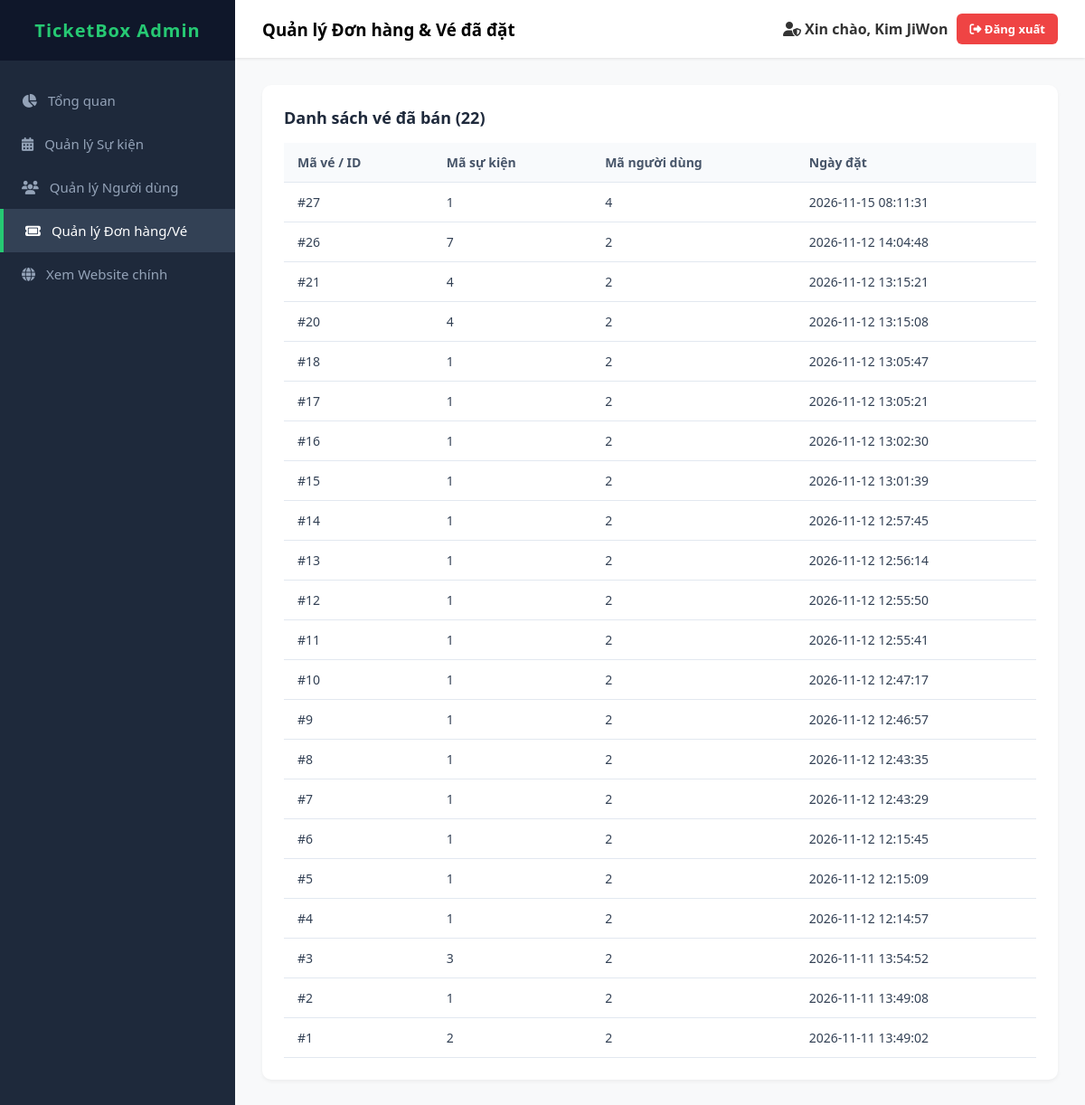
The app's page /admin/orders.php (signed in) with its own data.
### tables this page shows
CREATE TABLE IF NOT EXISTS `ve` (
  `id` int(11) NOT NULL AUTO_INCREMENT,
  `ma_ve` varchar(100) NOT NULL,
  `su_kien_id` int(11) NOT NULL,
  `nguoi_dung_id` int(11) NOT NULL,
  `loai_ve` varchar(100) NOT NULL DEFAULT 'Vé Tiêu Chuẩn',
  `gia_ve` varchar(50) NOT NULL DEFAULT '0 đ',
  `trang_thai` varchar(50) NOT NULL DEFAULT 'thanh-cong',
  `ngay_dat` timestamp NOT NULL DEFAULT current_timestamp(),
  PRIMARY KEY (`id`),
  UNIQUE KEY `ma_ve` (`ma_ve`),
  KEY `fk_ve_sukien` (`su_kien_id`),
  KEY `fk_ve_nguoidung` (`nguoi_dung_id`),
  CONSTRAINT `fk_ve_nguoidung` FOREIGN KEY (`nguoi_dung_id`) REFERENCES `nguoidung` (`id`) ON DELETE CASCADE,
  CONSTRAINT `fk_ve_sukien` FOREIGN KEY (`su_kien_id`) REFERENCES `sukien` (`id`) ON DELETE CASCADE
);

### admin/orders.php (the view, shortened to what this page needs)
<?php
require_once __DIR__ . '/../config/database.php';
try {
    $stmt = $pdo->query("SELECT * FROM ve ORDER BY id DESC");
    $orders = $stmt->fetchAll(PDO::FETCH_ASSOC);
} catch (PDOException $e) {
    $orders = [];
}
?>
<!DOCTYPE html>
<html lang="vi">
<head>
    <link rel="stylesheet" href="https://cdnjs.cloudflare.com/ajax/libs/font-awesome/6.4.0/css/all.min.css">
    <link rel="stylesheet" href="../assets/css/admin.css">
</head>
<body>
    <div class="admin-sidebar" id="adminSidebar">
        <div class="sidebar-brand">TicketBox Admin</div>
        <ul class="sidebar-menu">
            <li><a href="index.php"><i class="fa-solid fa-chart-pie"></i> Tổng quan</a></li>
            <li><a href="events.php"><i class="fa-solid fa-calendar-days"></i> Quản lý Sự kiện</a></li>
            <li><a href="users.php"><i class="fa-solid fa-users"></i> Quản lý Người dùng</a></li>
            <li class="active"><a href="orders.php"><i class="fa-solid fa-ticket"></i> Quản lý Đơn hàng/Vé</a></li>
            <li><a href="../pages/home.php" target="_blank"><i class="fa-solid fa-globe"></i> Xem Website chính</a></li>
        </ul>
    </div>
    <div class="admin-main">
        <header class="admin-header">
            <div class="header-left">
                <h3>Quản lý Đơn hàng & Vé đã đặt</h3>
            </div>
            <div class="admin-user-info">
                <span><i class="fa-solid fa-user-shield"></i> Xin chào, <?php echo htmlspecialchars($_SESSION['admin']['ho_ten']); ?></span>
                <a href="logout.php" class="btn-logout"><i class="fa-solid fa-right-from-bracket"></i> Đăng xuất</a>
            </div>
        </header>
        <div class="admin-content">
            <div class="card-table">
                <h3>Danh sách vé đã bán (<?php echo count($orders); ?>)</h3>
                <table class="table-orders">
                    <thead>
                        <tr>
                            <th>Mã vé / ID</th>
                            <th>Mã sự kiện</th>
                            <th>Mã người dùng</th>
                            <th>Ngày đặt</th>
                        </tr>
                    </thead>
                    <tbody>
                        <?php if (count($orders) > 0): ?>
                            <?php foreach ($orders as $ord): ?>
                                <tr>
                                    <td>#<?php echo $ord['id']; ?></td>
                                    <td><?php echo htmlspecialchars($ord['su_kien_id'] ?? $ord['event_id'] ?? 'N/A'); ?></td>
                                    <td><?php echo htmlspecialchars($ord['nguoi_dung_id'] ?? $ord['user_id'] ?? 'N/A'); ?></td>
                                    <td><?php echo htmlspecialchars($ord['ngay_dat'] ?? $ord['created_at'] ?? 'N/A'); ?></td>
                                </tr>
                            <?php endforeach; ?>
                        <?php else: ?>
                            <tr>
                                <td colspan="4" class="empty-row">Chưa có đơn đặt vé nào trong hệ thống.</td>
                            </tr>
                        <?php endif; ?>
                    </tbody>
                </table>
            </div>
        </div>
    </div>
</body>
</html>

### assets/css/admin.css (style rules this page uses)
:root { --sidebar-width: 260px; --primary-color: #26c973; --bg-color: #f8f9fa; }
* { box-sizing: border-box; margin: 0; padding: 0; font-family: 'Segoe UI', Tahoma, Geneva, Verdana, sans-serif; }
body { display: flex; background: var(--bg-color); min-height: 100vh; }
.admin-sidebar { width: var(--sidebar-width); background: #1e293b; color: #fff; display: flex; flex-direction: column; position: fixed; height: 100%; z-index: 1000; transition: transform 0.3s ease; }
.sidebar-brand { padding: 20px; font-size: 20px; font-weight: bold; background: #0f172a; color: var(--primary-color); text-align: center; letter-spacing: 1px; }
.sidebar-menu { list-style: none; padding: 20px 0; flex: 1; }
.sidebar-menu li a { display: flex; align-items: center; gap: 12px; padding: 14px 24px; color: #94a3b8; text-decoration: none; font-size: 15px; transition: 0.2s; }
.sidebar-menu li.active a, .sidebar-menu li a:hover { background: #334155; color: #fff; border-left: 4px solid var(--primary-color); }
.admin-main { margin-left: var(--sidebar-width); flex: 1; display: flex; flex-direction: column; min-width: 0; }
.admin-header { background: #fff; padding: 15px 30px; display: flex; justify-content: space-between; align-items: center; box-shadow: 0 1px 3px rgba(0, 0, 0, 0.1); gap: 12px; }
.header-left { display: flex; align-items: center; gap: 12px; }
.admin-user-info { display: flex; align-items: center; gap: 10px; font-weight: 600; color: #333; flex-wrap: wrap; }
.btn-logout { background: #ef4444; color: #fff; border: none; padding: 8px 14px; border-radius: 6px; cursor: pointer; text-decoration: none; font-size: 13px; white-space: nowrap; }
.admin-content { padding: 30px; display: flex; flex-direction: column; gap: 24px; }
.card-table { background: #fff; border-radius: 10px; padding: 24px; box-shadow: 0 2px 4px rgba(0, 0, 0, 0.05); width: 100%; overflow-x: auto; -webkit-overflow-scrolling: touch; }
.card-table h3 { color: #1e293b; margin-bottom: 16px; font-size: 18px; display: flex; align-items: center; gap: 8px; }
table { width: 100%; border-collapse: collapse; margin-top: 10px; }
th, td { padding: 12px 15px; text-align: left; border-bottom: 1px solid #e2e8f0; font-size: 14px; color: #334155; }
th { background: #f8fafc; font-weight: 600; color: #475569; }

### records on screen
ve: id "27", su_kien "1", nguoi_dung "4", ngay_dat "2026-11-15 08:11:31"
ve: id "26", su_kien "7", nguoi_dung "2", ngay_dat "2026-11-12 14:04:48"
ve: id "21", su_kien "4", nguoi_dung "2", ngay_dat "2026-11-12 13:15:21"
ve: id "20", su_kien "4", nguoi_dung "2", ngay_dat "2026-11-12 13:15:08"
ve: id "18", su_kien "1", nguoi_dung "2", ngay_dat "2026-11-12 13:05:47"
ve: id "17", su_kien "1", nguoi_dung "2", ngay_dat "2026-11-12 13:05:21"
ve: id "16", su_kien "1", nguoi_dung "2", ngay_dat "2026-11-12 13:02:30"
ve: id "15", su_kien "1", nguoi_dung "2", ngay_dat "2026-11-12 13:01:39"
ve: id "14", su_kien "1", nguoi_dung "2", ngay_dat "2026-11-12 12:57:45"
ve: id "13", su_kien "1", nguoi_dung "2", ngay_dat "2026-11-12 12:56:14"
ve: id "12", su_kien "1", nguoi_dung "2", ngay_dat "2026-11-12 12:55:50"
ve: id "11", su_kien "1", nguoi_dung "2", ngay_dat "2026-11-12 12:55:41"
ve: id "10", su_kien "1", nguoi_dung "2", ngay_dat "2026-11-12 12:47:17"
ve: id "9", su_kien "1", nguoi_dung "2", ngay_dat "2026-11-12 12:46:57"
ve: id "8", su_kien "1", nguoi_dung "2", ngay_dat "2026-11-12 12:43:35"
ve: id "7", su_kien "1", nguoi_dung "2", ngay_dat "2026-11-12 12:43:29"
ve: id "6", su_kien "1", nguoi_dung "2", ngay_dat "2026-11-12 12:15:45"
ve: id "5", su_kien "1", nguoi_dung "2", ngay_dat "2026-11-12 12:15:09"
ve: id "4", su_kien "1", nguoi_dung "2", ngay_dat "2026-11-12 12:14:57"
ve: id "3", su_kien "3", nguoi_dung "2", ngay_dat "2026-11-11 13:54:52"
ve: id "2", su_kien "1", nguoi_dung "2", ngay_dat "2026-11-11 13:49:08"
ve: id "1", su_kien "2", nguoi_dung "2", ngay_dat "2026-11-11 13:49:02"

### other values on screen
$_SESSION['admin']['ho_ten'] "Kim JiWon"
count($orders) "22"
